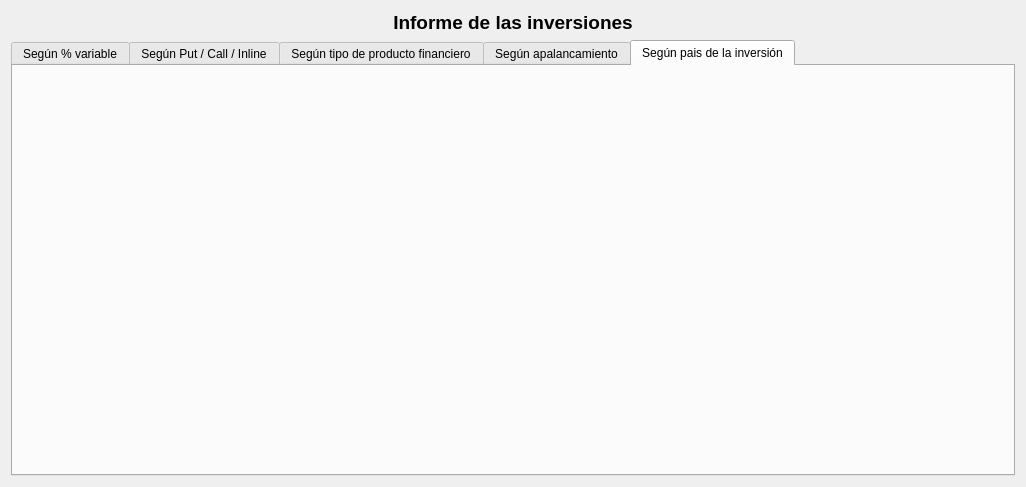
<?xml version="1.0" encoding="UTF-8"?>
<ui version="4.0">
 <class>wdgInformeClases</class>
 <widget class="QWidget" name="wdgInformeClases">
  <property name="geometry">
   <rect>
    <x>0</x>
    <y>0</y>
    <width>1026</width>
    <height>487</height>
   </rect>
  </property>
  <property name="sizePolicy">
   <sizepolicy hsizetype="Expanding" vsizetype="Expanding">
    <horstretch>0</horstretch>
    <verstretch>0</verstretch>
   </sizepolicy>
  </property>
  <property name="windowTitle">
   <string>Form</string>
  </property>
  <layout class="QHBoxLayout" name="horizontalLayout_5">
   <item>
    <layout class="QVBoxLayout" name="verticalLayout">
     <item>
      <widget class="QLabel" name="lbl">
       <property name="font">
        <font>
         <pointsize>14</pointsize>
         <weight>75</weight>
         <bold>true</bold>
        </font>
       </property>
       <property name="text">
        <string>Informe de las inversiones</string>
       </property>
       <property name="alignment">
        <set>Qt::AlignCenter</set>
       </property>
      </widget>
     </item>
     <item>
      <widget class="QTabWidget" name="tab">
       <property name="currentIndex">
        <number>4</number>
       </property>
       <widget class="QWidget" name="tabTPCVariable">
        <attribute name="title">
         <string>Según % variable</string>
        </attribute>
        <layout class="QHBoxLayout" name="horizontalLayout_2">
         <item>
          <layout class="QHBoxLayout" name="layTPC"/>
         </item>
        </layout>
       </widget>
       <widget class="QWidget" name="tabPCI">
        <attribute name="title">
         <string>Según Put / Call / Inline</string>
        </attribute>
        <layout class="QHBoxLayout" name="horizontalLayout">
         <item>
          <layout class="QVBoxLayout" name="layPCI">
           <item>
            <widget class="QLabel" name="lblPCI">
             <property name="text">
              <string/>
             </property>
             <property name="scaledContents">
              <bool>true</bool>
             </property>
            </widget>
           </item>
          </layout>
         </item>
        </layout>
       </widget>
       <widget class="QWidget" name="tabTipo">
        <attribute name="title">
         <string>Según tipo de producto financiero</string>
        </attribute>
        <layout class="QHBoxLayout" name="horizontalLayout_3">
         <item>
          <layout class="QVBoxLayout" name="layTipo">
           <item>
            <widget class="QLabel" name="lblTipos">
             <property name="text">
              <string/>
             </property>
             <property name="scaledContents">
              <bool>true</bool>
             </property>
            </widget>
           </item>
          </layout>
         </item>
        </layout>
       </widget>
       <widget class="QWidget" name="tab_2">
        <attribute name="title">
         <string>Según apalancamiento</string>
        </attribute>
        <layout class="QHBoxLayout" name="horizontalLayout_4">
         <item>
          <layout class="QVBoxLayout" name="layApalancado"/>
         </item>
        </layout>
       </widget>
       <widget class="QWidget" name="tab_3">
        <attribute name="title">
         <string>Según pais de la inversión</string>
        </attribute>
        <layout class="QHBoxLayout" name="horizontalLayout_6">
         <item>
          <layout class="QHBoxLayout" name="layCountry"/>
         </item>
        </layout>
       </widget>
      </widget>
     </item>
    </layout>
   </item>
  </layout>
 </widget>
 <resources>
  <include location="../images/xulpymoney.qrc"/>
 </resources>
 <connections/>
</ui>
